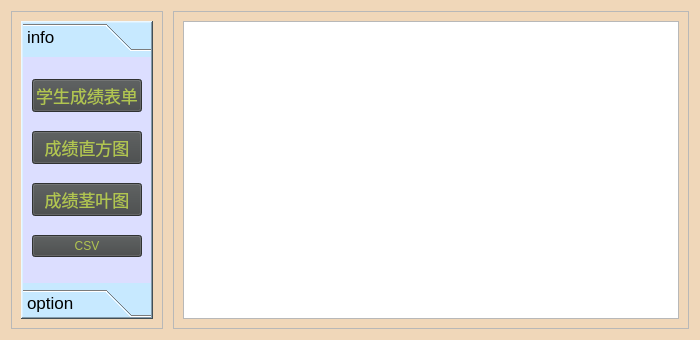
<?xml version="1.0" encoding="UTF-8"?>
<ui version="4.0">
 <class>Widget</class>
 <widget class="QWidget" name="Widget">
  <property name="geometry">
   <rect>
    <x>0</x>
    <y>0</y>
    <width>700</width>
    <height>340</height>
   </rect>
  </property>
  <property name="minimumSize">
   <size>
    <width>700</width>
    <height>340</height>
   </size>
  </property>
  <property name="maximumSize">
   <size>
    <width>1000</width>
    <height>700</height>
   </size>
  </property>
  <property name="windowTitle">
   <string>Widget</string>
  </property>
  <property name="styleSheet">
   <string notr="true">QWidget#Widget{
	background-color: rgb(240, 215, 185);
}

QToolBox#toolBox{
	background-color: rgb(199, 233, 255);
}
QWidget#page{
	background-color: rgb(220, 222, 255);
}
QWidget#page_2{
	background-color: rgb(220, 222, 255);
}
QPushButton{
	
	color: rgb(177, 197, 80);
	background-color: rgb(67, 70, 70);
}</string>
  </property>
  <layout class="QHBoxLayout" name="horizontalLayout" stretch="0,0,1">
   <item>
    <widget class="QFrame" name="frame">
     <property name="frameShape">
      <enum>QFrame::StyledPanel</enum>
     </property>
     <property name="frameShadow">
      <enum>QFrame::Raised</enum>
     </property>
     <layout class="QVBoxLayout" name="verticalLayout_2">
      <item>
       <widget class="QToolBox" name="toolBox">
        <property name="minimumSize">
         <size>
          <width>0</width>
          <height>0</height>
         </size>
        </property>
        <property name="font">
         <font>
          <pointsize>13</pointsize>
         </font>
        </property>
        <property name="frameShape">
         <enum>QFrame::WinPanel</enum>
        </property>
        <property name="frameShadow">
         <enum>QFrame::Raised</enum>
        </property>
        <property name="lineWidth">
         <number>2</number>
        </property>
        <property name="midLineWidth">
         <number>0</number>
        </property>
        <property name="currentIndex">
         <number>0</number>
        </property>
        <widget class="QWidget" name="page">
         <property name="geometry">
          <rect>
           <x>0</x>
           <y>0</y>
           <width>128</width>
           <height>226</height>
          </rect>
         </property>
         <attribute name="label">
          <string>info</string>
         </attribute>
         <layout class="QVBoxLayout" name="verticalLayout_3">
          <item>
           <widget class="QPushButton" name="pb1">
            <property name="font">
             <font>
              <family>方正姚体</family>
              <pointsize>13</pointsize>
             </font>
            </property>
            <property name="text">
             <string>学生成绩表单</string>
            </property>
            <property name="checkable">
             <bool>true</bool>
            </property>
           </widget>
          </item>
          <item>
           <widget class="QPushButton" name="pb2">
            <property name="enabled">
             <bool>true</bool>
            </property>
            <property name="font">
             <font>
              <family>方正姚体</family>
              <pointsize>13</pointsize>
             </font>
            </property>
            <property name="text">
             <string>成绩直方图</string>
            </property>
            <property name="checkable">
             <bool>true</bool>
            </property>
           </widget>
          </item>
          <item>
           <widget class="QPushButton" name="pb3">
            <property name="enabled">
             <bool>true</bool>
            </property>
            <property name="font">
             <font>
              <family>方正姚体</family>
              <pointsize>13</pointsize>
             </font>
            </property>
            <property name="text">
             <string>成绩茎叶图</string>
            </property>
            <property name="checkable">
             <bool>true</bool>
            </property>
            <property name="autoRepeatDelay">
             <number>300</number>
            </property>
           </widget>
          </item>
          <item>
           <widget class="QPushButton" name="pb4">
            <property name="text">
             <string>CSV</string>
            </property>
            <property name="checkable">
             <bool>true</bool>
            </property>
           </widget>
          </item>
         </layout>
        </widget>
        <widget class="QWidget" name="page_2">
         <property name="geometry">
          <rect>
           <x>0</x>
           <y>0</y>
           <width>115</width>
           <height>226</height>
          </rect>
         </property>
         <attribute name="label">
          <string>option</string>
         </attribute>
         <layout class="QVBoxLayout" name="verticalLayout_4">
          <item>
           <widget class="QCheckBox" name="checkBox">
            <property name="text">
             <string>CheckBox</string>
            </property>
           </widget>
          </item>
          <item>
           <widget class="QCheckBox" name="checkBox_2">
            <property name="text">
             <string>CheckBox</string>
            </property>
           </widget>
          </item>
          <item>
           <widget class="QRadioButton" name="radioButton">
            <property name="text">
             <string>RadioButton</string>
            </property>
           </widget>
          </item>
         </layout>
        </widget>
       </widget>
      </item>
     </layout>
    </widget>
   </item>
   <item>
    <spacer name="horizontalSpacer">
     <property name="orientation">
      <enum>Qt::Horizontal</enum>
     </property>
     <property name="sizeHint" stdset="0">
      <size>
       <width>4</width>
       <height>20</height>
      </size>
     </property>
    </spacer>
   </item>
   <item>
    <widget class="QFrame" name="frame_2">
     <property name="frameShape">
      <enum>QFrame::StyledPanel</enum>
     </property>
     <property name="frameShadow">
      <enum>QFrame::Raised</enum>
     </property>
     <layout class="QVBoxLayout" name="verticalLayout">
      <item>
       <layout class="QVBoxLayout" name="verticalLayout_5">
        <item>
         <widget class="QTextEdit" name="textEdit"/>
        </item>
       </layout>
      </item>
     </layout>
    </widget>
   </item>
  </layout>
 </widget>
 <resources/>
 <connections/>
</ui>
